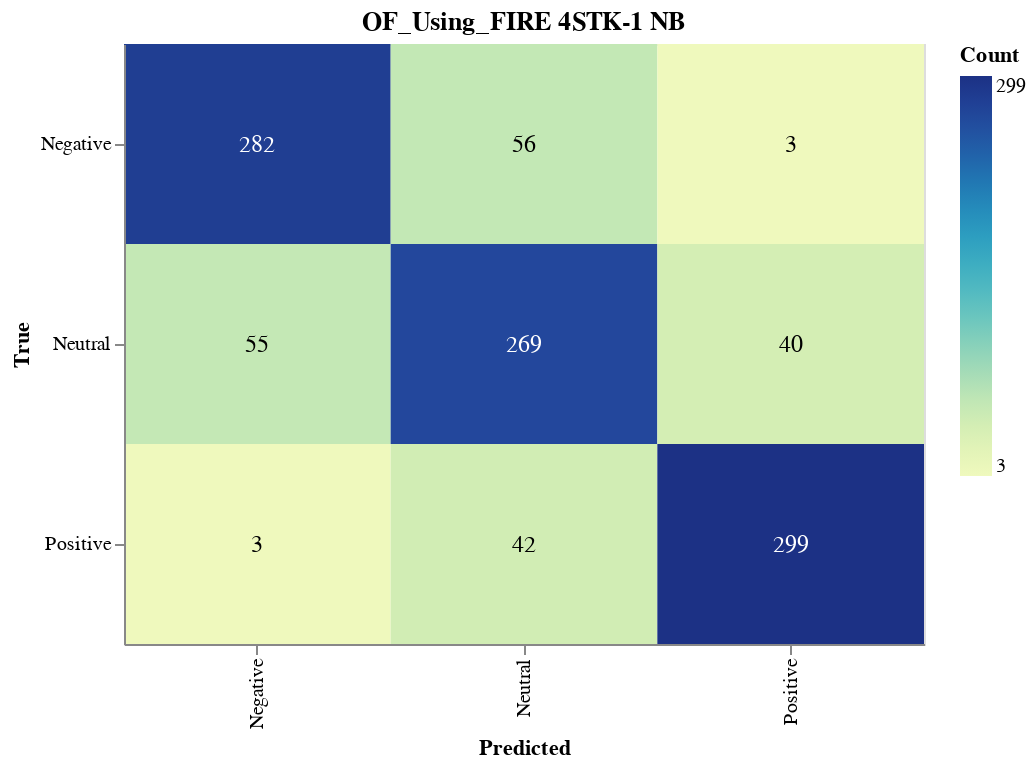

Source (notebook cell):
### Markdown cell above
#### Save CM

### Code cell
import altair as alt
import altair_saver
import pandas as pd
from sklearn.metrics import confusion_matrix

# Calculate the confusion matrix
cm = confusion_matrix(y_val, nb_validation_predictions)

# Define class names
class_names = ['Negative', 'Neutral', 'Positive']

# Convert confusion matrix to DataFrame
cm_df = pd.DataFrame(cm, index=class_names, columns=class_names).reset_index().melt(id_vars='index')
cm_df.columns = ['True', 'Predicted', 'Count']

# Ensure the order of categories
cm_df['True'] = pd.Categorical(cm_df['True'], categories=class_names, ordered=True)
cm_df['Predicted'] = pd.Categorical(cm_df['Predicted'], categories=class_names, ordered=True)

# Create the Altair plot
heatmap = alt.Chart(cm_df).mark_rect().encode(
    x=alt.X('Predicted:O', sort=class_names),
    y=alt.Y('True:O', sort=class_names),
    color='Count:Q',
    tooltip=['True', 'Predicted', 'Count']
).properties(
    width=400,
    height=300,
    title='OF_Using_FIRE 4STK-1 NB'
)

# Add text labels
text = heatmap.mark_text(
    align='center',
    baseline='middle',
    fontSize=12
).encode(
    text='Count:Q',
    color=alt.condition(
        alt.datum.Count > cm.max() / 2,
        alt.value('white'),
        alt.value('black')
    )
)

# Combine heatmap and text
final_chart = heatmap + text

# Display the plot
final_chart.show()

### Figure 1 — Vega-Lite specification as saved in the notebook (floating-point values rounded to 4 significant figures)
{"config": {"view": {"continuousWidth": 300, "continuousHeight": 300}}, "layer": [{"mark": {"type": "rect"}, "encoding": {"color": {"field": "Count", "type": "quantitative"}, "tooltip": [{"field": "True", "type": "ordinal"}, {"field": "Predicted", "type": "ordinal"}, {"field": "Count", "type": "quantitative"}], "x": {"field": "Predicted", "sort": ["Negative", "Neutral", "Positive"], "type": "ordinal"}, "y": {"field": "True", "sort": ["Negative", "Neutral", "Positive"], "type": "ordinal"}}, "title": "OF_Using_FIRE 4STK-1 NB"}, {"mark": {"type": "text", "align": "center", "baseline": "middle", "fontSize": 12}, "encoding": {"color": {"condition": {"test": "(datum.Count > 149.5)", "value": "white"}, "value": "black"}, "text": {"field": "Count", "type": "quantitative"}, "tooltip": [{"field": "True", "type": "ordinal"}, {"field": "Predicted", "type": "ordinal"}, {"field": "Count", "type": "quantitative"}], "x": {"field": "Predicted", "sort": ["Negative", "Neutral", "Positive"], "type": "ordinal"}, "y": {"field": "True", "sort": ["Negative", "Neutral", "Positive"], "type": "ordinal"}}, "title": "OF_Using_FIRE 4STK-1 NB"}], "data": {"name": "data-15b0428ed068a0b21f589af5a06ab92c"}, "height": 300, "width": 400, "$schema": "https://vega.github.io/schema/vega-lite/v5.17.0.json", "datasets": {"data-15b0428ed068a0b21f589af5a06ab92c": [{"True": "Negative", "Predicted": "Negative", "Count": 282}, {"True": "Neutral", "Predicted": "Negative", "Count": 55}, {"True": "Positive", "Predicted": "Negative", "Count": 3}, {"True": "Negative", "Predicted": "Neutral", "Count": 56}, {"True": "Neutral", "Predicted": "Neutral", "Count": 269}, {"True": "Positive", "Predicted": "Neutral", "Count": 42}, {"True": "Negative", "Predicted": "Positive", "Count": 3}, {"True": "Neutral", "Predicted": "Positive", "Count": 40}, {"True": "Positive", "Predicted": "Positive", "Count": 299}]}}
